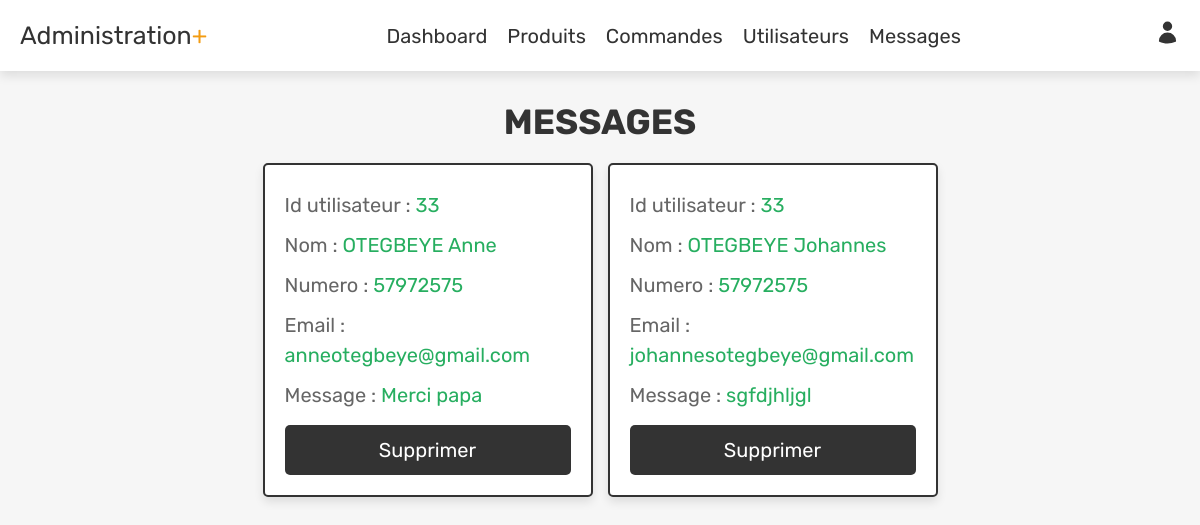
The page /admin_contacts.php (signed in) on the database its author committed.
### tables this page shows
CREATE TABLE `message` (
  `id` int NOT NULL,
  `user_id` int NOT NULL,
  `name` varchar(100) NOT NULL,
  `email` varchar(100) NOT NULL,
  `number` varchar(12) NOT NULL,
  `message` varchar(500) NOT NULL
);

### admin_contacts.php (the view, shortened to what this page needs)
<?php
@include 'config.php';
?>
<!DOCTYPE html>
<html lang="fr">
<head>
   <link rel="stylesheet" href="https://cdnjs.cloudflare.com/ajax/libs/font-awesome/6.1.1/css/all.min.css">
   <link rel="stylesheet" href="css/admin_style.css">
</head>
<body>
<?php include 'admin_header.php'; ?>
<section class="messages">
   <h1 class="title">Messages</h1>
   <div class="box-container">
   <?php
      $select_message = $conn->prepare("SELECT * FROM `message`");
      $select_message->execute();
      if($select_message->rowCount() > 0){
         while($fetch_message = $select_message->fetch(PDO::FETCH_ASSOC)){
   ?>
   <div class="box">
      <p> Id utilisateur : <span><?= $fetch_message['user_id']; ?></span> </p>
      <p> Nom : <span><?= $fetch_message['name']; ?></span> </p>
      <p> Numero : <span><?= $fetch_message['number']; ?></span> </p>
      <p> Email : <span><?= $fetch_message['email']; ?></span> </p>
      <p> Message : <span><?= $fetch_message['message']; ?></span> </p>
      <a href="admin_contacts.php?delete=<?= $fetch_message['id']; ?>" onclick="return confirm('Voulez-vous vraiment supprimer ce message?');" class="delete-btn">Supprimer</a>
   </div>
   <?php
         }
      }else{
         echo '<p class="empty">Vous n\'avez pas de messages!</p>';
      }
   ?>
   </div>
</section>
</body>
</html>

### css/admin_style.css (style rules this page uses)
.messages .box-container { display: grid; grid-template-columns: repeat(auto-fit, 33rem); gap:1.5rem; align-items: flex-start; justify-content:center; }
.messages .box-container .box { border:var(--border); box-shadow: var(--box-shadow); background-color: var(--white); border-radius: .5rem; padding:2rem; }
.messages .box-container .box p { line-height: 1.5; padding:.5rem 0; font-size: 2rem; color:var(--light-color); }
.messages .box-container .box p span { color:var(--green); }

### css/components.css (style rules this page uses)
:root { --green:#27ae60; --orange:#f39c12; --red:#e74c3c; --black:#333; --blue:#0000FF; --light-color:#666; --white:#fff; --light-bg:#f6f6f6; --border:.2rem solid var(--black); --box-shadow:0 .5rem 1rem rgba(0,0,0,.1); }
* { font-family: 'Rubik', sans-serif; margin:0; padding:0; box-sizing: border-box; outline: none; border:none; text-decoration: none; color:var(--black); }
body { background-color: var(--light-bg); padding-bottom: 6.5rem; }
html { font-size: 62.5%; overflow-x: hidden; scroll-behavior: smooth; scroll-padding-top: 6.5rem; }
section { padding:3rem 2rem; max-width: 1200px; margin:0 auto; }
.btn, .delete-btn, .option-btn { display: block; width: 100%; margin-top: 1rem; border-radius: .5rem; color:var(--white); font-size: 2rem; padding:1.3rem 3rem; text-transform: capitalize; cursor: pointer; text-align: center; }
.delete-btn { background-color: var(--black); }
.title { text-align: center; margin-bottom: 2rem; text-transform: uppercase; color:var(--black); font-size: 3.5rem; }

### rows shown on the page
message: user "33", name "OTEGBEYE Anne", number "57972575", email "anneotegbeye@gmail.com", message "Merci papa"
message: user "33", name "OTEGBEYE Johannes", number "57972575", email "johannesotegbeye@gmail.com", message "sgfdjhljgl"
